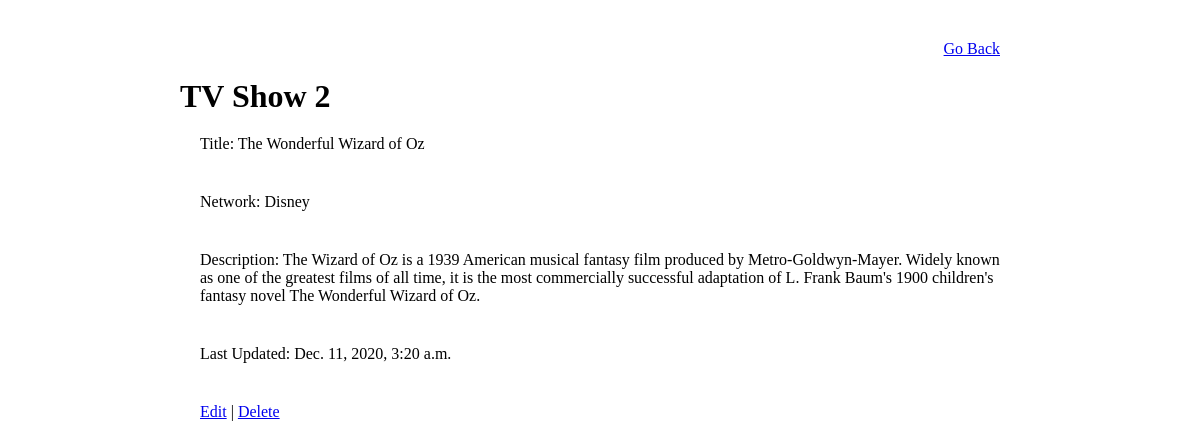
Screenshot of /shows/2/ with the database file from the repository.
### show_app/models.py (models this page shows)
class Show(models.Model):
  title = models.CharField(max_length=255)
  network = models.CharField(max_length=50)
  release_date = models.DateField(auto_now=False,auto_now_add=False,null=True)
  description = models.TextField(null=True)
  create_at = models.DateTimeField(auto_now_add=True)
  update_at = models.DateTimeField(auto_now=True)
  objects = ShowManager()

### show_app/views.py (the view)
# urls.py: path('<show_id>/', views.detail, name="detail"),
def detail(request,show_id):
  show_id = show_id
  show = Show.objects.get(id=show_id)
  context = {
    "show": show,
    "show_id": show_id
  }
  return render(request, "detail.html", context)

### show_app/templates/detail.html (shortened to what this page needs)
<!DOCTYPE html>
<html lang="en">
<head>
  {% load static %}
  <link rel="stylesheet" href="{% static 'css/style.css' %}">
</head>
<body>
  <div id="container">
    <p id="goback"><a href="{% url 'index' %}">Go Back</a></p>
    <h1>TV Show {{ show_id }}</h1>
    <p>Title: {{ show.title }}</p>
    <p>Network: {{ show.network }}</p>
    <p>Description: {{ show.description }}</p>
    <p>Last Updated: {{ show.update_at }}</p>
    <p><a href="{% url 'edit' show_id %} ">Edit</a> | <a href="{% url 'delete' show_id %}">Delete</a></p>
  </div>
</body>
</html>

### show_app/static/css/style.css (style rules this page uses)
* { padding: 0px; margin: 0px; }
#container { width: 70%; margin: 20px auto; }
p { padding: 20px; }
#goback { text-align: right; }

### rows the page displays
Show: title "The Wonderful Wizard of Oz", network "Disney", description "The Wizard of Oz is a 1939 American musical fantasy film produced by Metro-Goldwyn-Mayer. Widely known as one of the greatest films of all time, it is the most commercially successful adaptation of L. Frank Baum's 1900 children's fantasy novel The Wonderful Wizard of Oz.", update_at "Dec. 11, 2020, 3:20 a.m."

### other values shown
{{ show_id }} "2"
